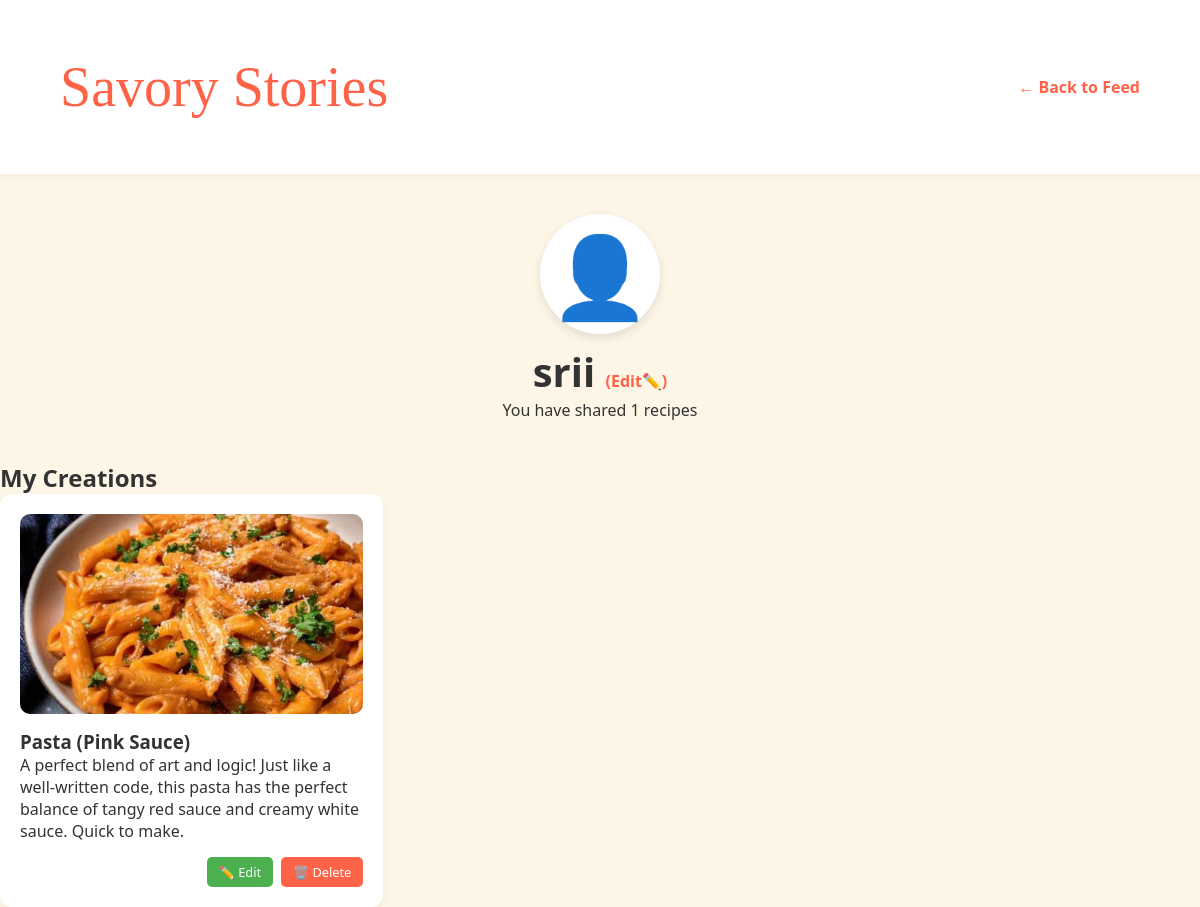
Screenshot of /profile (signed in) with the database file from the repository.
### tables this page shows
CREATE TABLE recipes (
                    id INTEGER PRIMARY KEY AUTOINCREMENT,
                    title TEXT NOT NULL,
                    description TEXT NOT NULL,
                    ingredients TEXT,
                    method TEXT,
                    image TEXT, 
                    user_id INTEGER,
                    FOREIGN KEY(user_id) REFERENCES users(id));

### app.py (the view)
@app.route("/profile")
def profile():
    if "user_id" not in session:
        return redirect(url_for("login_page"))
    conn = sqlite3.connect("savory.db")
    c = conn.cursor()
    c.execute("SELECT id, title, description, image FROM recipes WHERE user_id=?", (session["user_id"],))
    rows = c.fetchall()
    user_recipes =[]
    for row in rows:
        user_recipes.append({
            "id": row[0],
            "title": row[1],
            "description": row[2],
            "image": row[3]
            })
    conn.close()
    return render_template("profile.html", username=session["username"], recipes=user_recipes)

### templates/profile.html (shortened to what this page needs)
<!DOCTYPE html>
<html>
<head>
    <link rel="stylesheet" href="{{ url_for('static', filename='style.css') }}">
</head>
<body>
    <nav class="navbar">
        <div class="logo">Savory Stories</div>
        <a href="/home" style="text-decoration:none; color:#ff6347; font-weight:bold;">← Back to Feed</a>
    </nav>
    <div class="container">
        <header class="profile-header" style="text-align: center; margin: 40px 0;">
            <div class="profile-avatar" style="font-size: 5rem;">👤</div>
            <h1>{{ username }}
                <a href="/edit_profile" style="font-size: 1rem; text-decoration: none; color: #ff6347;">(Edit✏️)</a>
            </h1>
            <p>You have shared {{ recipes|length }} recipes</p>
        </header>
        <h2 class="section-title">My Creations</h2>
        <div class="recipe-grid">
            {% for recipe in recipes %}
            <div class="recipe-card">
                {% if recipe.image %}
                    <img src="{{ url_for('static', filename='uploads/' + recipe.image) }}"
                         style="width:100%; height:200px; object-fit:cover; border-radius:10px; margin-bottom:10px;">
                {% endif %}
                <h3>{{ recipe.title }}</h3>
                <p>{{ recipe.description }}</p>
                <div style="margin-top: 15px; display: flex; justify-content: flex-end; gap: 8px;">
                    <a href="{{ url_for('edit_recipe', recipe_id=recipe['id']) }}"
                       style="background: #4caf50; color: white; padding: 6px 12px; border-radius: 5px; text-decoration: none; font-size: 0.8rem; display: inline-block;">
                       ✏️ Edit
                    </a>
                    <a href="{{ url_for('delete_recipe', recipe_id=recipe['id']) }}"
                       style="background: #ff6347; color: white; padding: 6px 12px; border-radius: 5px; text-decoration: none; font-size: 0.8rem; display: inline-block;"
                       onclick="return confirm('Delete karein?')">
                       🗑️ Delete
                    </a>
                </div>
            </div>
            {% endfor %}
        </div>
    </div>
</body>
</html>

### static/style.css (style rules this page uses)
* { margin: 0; padding: 0; box-sizing: border-box; font-family: 'Poppins', 'Segoe UI', sans-serif; }
body { background-color: #fdf5e6; color: #333; min-height: 100vh; }
.logo { font-family: 'Pacifico', cursive; color: #ff6347; font-size: 3.5rem; margin: 40px 0; text-align: center; }
.navbar { display: flex; justify-content: space-between; align-items: center; padding: 15px 5%; background: white; box-shadow: 0 2px 10px rgba(0,0,0,0.05); width: 100%; }
.recipe-grid { display: grid; grid-template-columns: repeat(auto-fill, minmax(300px, 1fr)); gap: 25px; }
.recipe-card { background: white; padding: 20px; border-radius: 12px; box-shadow: 0 4px 10px rgba(0,0,0,0.05); }
.profile-header h1 { font-size: 2.5rem; color: #333; margin-top: 10px; }
.profile-avatar { background: white; width: 120px; height: 120px; line-height: 120px; border-radius: 50%; margin: 0 auto; box-shadow: 0 4px 10px rgba(0,0,0,0.1); }

### rows the page displays
recipes: image (picture), title "Pasta (Pink Sauce)", description "A perfect blend of art and logic! Just like a well-written code, this pasta has the perfect balance of tangy red sauce and creamy white sauce. Quick to make."

### other values shown
{{ username }} "srii"
{{ recipes|length }} "1"
